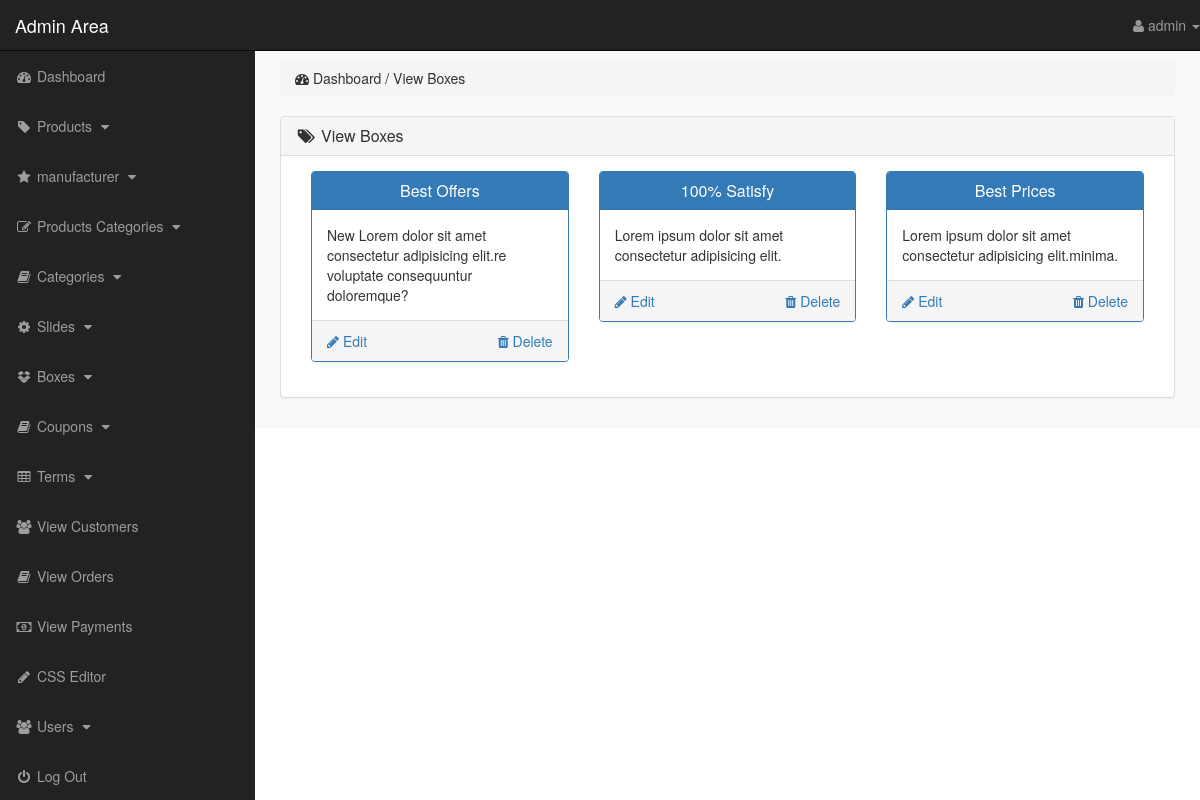
/admin_area/index.php?view_boxes (signed in), run on the app's committed database.
### tables this page shows
CREATE TABLE `boxes_section` (
  `box_id` int(10) NOT NULL,
  `box_title` text NOT NULL,
  `box_desc` text NOT NULL
);

### admin_area/view_boxes.php (the view)
<?php
    if(!isset($_SESSION['admin_email'])){
        echo "<script>window.open('login.php','_self')</script>";
    }else{
?>
<div class="row">
    <div class="col-lg-12">
        <ol class="breadcrumb">
            <li>
                <i class="fa fa-dashboard"></i> Dashboard / View Boxes
            </li>
        </ol>
    </div>
</div>
<div class="row">
    <div class="col-lg-12">
        <div class="panel panel-default">
            <div class="panel-heading">
                <h3 class="panel-title">
                    <i class="fa fa-tags fa-fw"></i> View Boxes
                </h3>
            </div>
            <div class="panel-body">
                <?php
                    $get_boxes = "select * from boxes_section";
                    $run_boxes = mysqli_query($con,$get_boxes);
                    while($run_boxes_section=mysqli_fetch_array($run_boxes)){
                        $box_id = $run_boxes_section['box_id'];
                        $box_title = $run_boxes_section['box_title'];
                        $box_desc = $run_boxes_section['box_desc'];
                ?>
                <div class="col-lg-4 col-md-4">
                    <div class="panel panel-primary">
                        <div class="panel-heading">
                            <h3 class="panel-title" align="center">
                                <?php echo $box_title; ?>
                            </h3>
                        </div>
                        <div class="panel-body">
                        <?php echo $box_desc; ?>
                        </div>
                        <div class="panel-footer">
                            <center>
                                <a href="index.php?delete_box=<?php echo $box_id; ?>" class="pull-right">
                                 <i class="fa fa-trash"></i> Delete
                                </a>
                                <a href="index.php?edit_box=<?php echo $box_id; ?>" class="pull-left">
                                 <i class="fa fa-pencil"></i> Edit
                                </a>
                                <div class="clearfix"></div>
                            </center>
                        </div>
                    </div>
                </div>
                <?php } ?>
            </div>
        </div>
    </div>
</div>
<?php } ?>

### admin_area/includes/sidebar.php (shortened to what this page needs)
<?php
    if(!isset($_SESSION['admin_email'])){
        echo "<script>window.open('login.php','_self')</script>";
    }else{
?>
<nav class="navbar navbar-inverse navbar-fixed-top">
    <div class="navbar-header">
        <a href="index.php?dashboard" class="navbar-brand">Admin Area</a>
    </div>
    <ul class="nav navbar-right top-nav">
        <li class="dropdown">
            <a href="#" class="dropdown-toggle" data-toggle="dropdown">
                <i class="fa fa-user"></i> <?php echo $admin_name;  ?> <b class="caret"></b>
            </a>
        </li>
    </ul>
    <div class="collapse navbar-collapse navbar-ex1-collapse">
        <ul class="nav navbar-nav side-nav">
            <li>
                <a href="index.php?dashboard">
                        <i class="fa fa-fw fa-dashboard"></i> Dashboard
                </a>
            </li>
            <li>
                <a href="#" data-toggle="collapse" data-target="#products">
                        <i class="fa fa-fw fa-tag"></i> Products
                        <i class="fa fa-fw fa-caret-down"></i>
                </a>
            </li>
            <li>
                <a href="#" data-toggle="collapse" data-target="#manufacturer">
                        <i class="fa fa-fw fa-star"></i> manufacturer
                        <i class="fa fa-fw fa-caret-down"></i>
                </a>
            </li>
            <li>
                <a href="#" data-toggle="collapse" data-target="#p_cat">
                        <i class="fa fa-fw fa-edit"></i> Products Categories
                        <i class="fa fa-fw fa-caret-down"></i>
                </a>
            </li>
            <li>
                <a href="#" data-toggle="collapse" data-target="#cat">
                        <i class="fa fa-fw fa-book"></i> Categories
                        <i class="fa fa-fw fa-caret-down"></i>
                </a>
            </li>
            <li>
                <a href="#" data-toggle="collapse" data-target="#slides">
                        <i class="fa fa-fw fa-gear"></i> Slides
                        <i class="fa fa-fw fa-caret-down"></i>
                </a>
            </li>
            <li>
                <a href="#" data-toggle="collapse" data-target="#boxes">
                        <i class="fa fa-fw fa-dropbox"></i> Boxes
                        <i class="fa fa-fw fa-caret-down"></i>
                </a>
            </li>
            <li>
                <a href="#" data-toggle="collapse" data-target="#coupon">
                        <i class="fa fa-fw fa-book"></i> Coupons
                        <i class="fa fa-fw fa-caret-down"></i>
                </a>
            </li>
            <li>
                <a href="#" data-toggle="collapse" data-target="#terms">
                        <i class="fa fa-fw fa-table"></i> Terms
                        <i class="fa fa-fw fa-caret-down"></i>
                </a>
            </li>
            <li>
                <a href="index.php?view_customers">
                    <i class="fa fa-fw fa-users"></i> View Customers
                </a>
            </li>
            <li>
                <a href="index.php?view_orders">
                    <i class="fa fa-fw fa-book"></i> View Orders
                </a>
            </li>
            <li>
                <a href="index.php?view_payments">
                    <i class="fa fa-fw fa-money"></i> View Payments
                </a>
            </li>
            <li>
                <a href="index.php?edit_css">
                    <i class="fa fa-fw fa-pencil"></i> CSS Editor
                </a>
            </li>
            <li>
                <a href="#" data-toggle="collapse" data-target="#users">
                        <i class="fa fa-fw fa-users"></i> Users
                        <i class="fa fa-fw fa-caret-down"></i>
                </a>
            </li>
            <li>
                <a href="logout.php">
                    <i class="fa fa-fw fa-power-off"></i> Log Out
                </a>
            </li>
        </ul>
    </div>
</nav>
<?php } ?>

### admin_area/css/style.css (style rules this page uses)
body { margin-top: 100px; }
@media (min-width: 768px) { body { margin-top: 50px; } }
.top-nav { 0 15px; }
.top-nav>li { float: left; display: inline-block; }
.top-nav>li>a { color: #999999; line-height: 20px; padding-top: 15px; padding-bottom: 15px; }
@media (min-width: 768px) { .side-nav { position: fixed; top: 51px; bottom: 0; width: 255px; overflow-y: auto; overflow-x: hidden; background-color: #222222; padding-bottom: 40px; border-radius: 0; } }
@media (min-width: 768px) { .side-nav>li>a { width: 255px; } }
.panel-body { border-radius: 5px; }

### data on the page
boxes_section: box_title "Best Offers", box_desc "New Lorem dolor sit amet consectetur adipisicing elit.re voluptate consequuntur doloremque?"
boxes_section: box_title "100% Satisfy", box_desc "Lorem ipsum dolor sit amet consectetur adipisicing elit."
boxes_section: box_title "Best Prices", box_desc "Lorem ipsum dolor sit amet consectetur adipisicing elit.minima."

### other printed values
$admin_name "admin"
